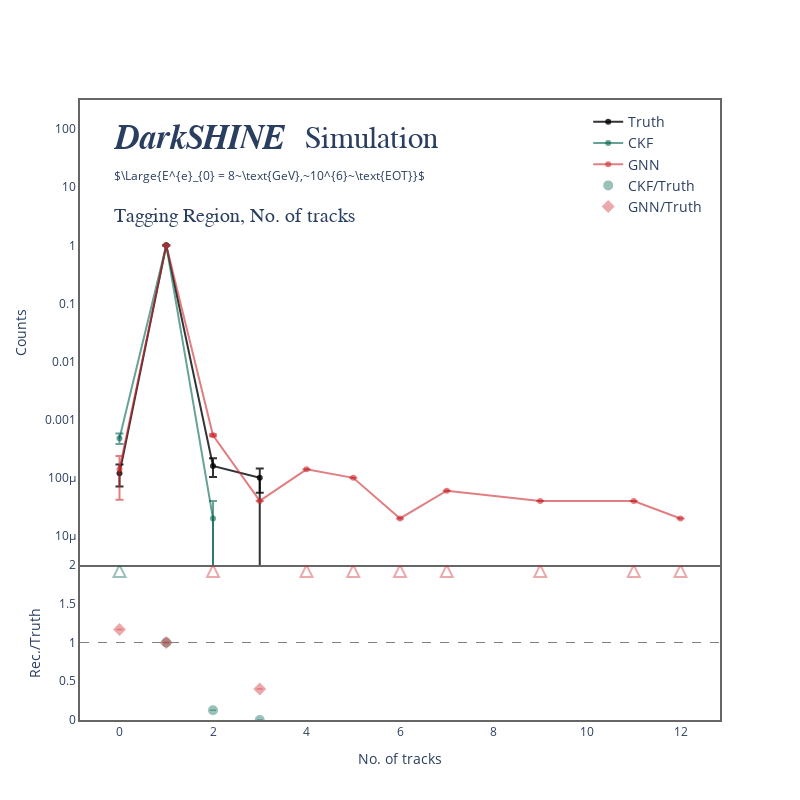
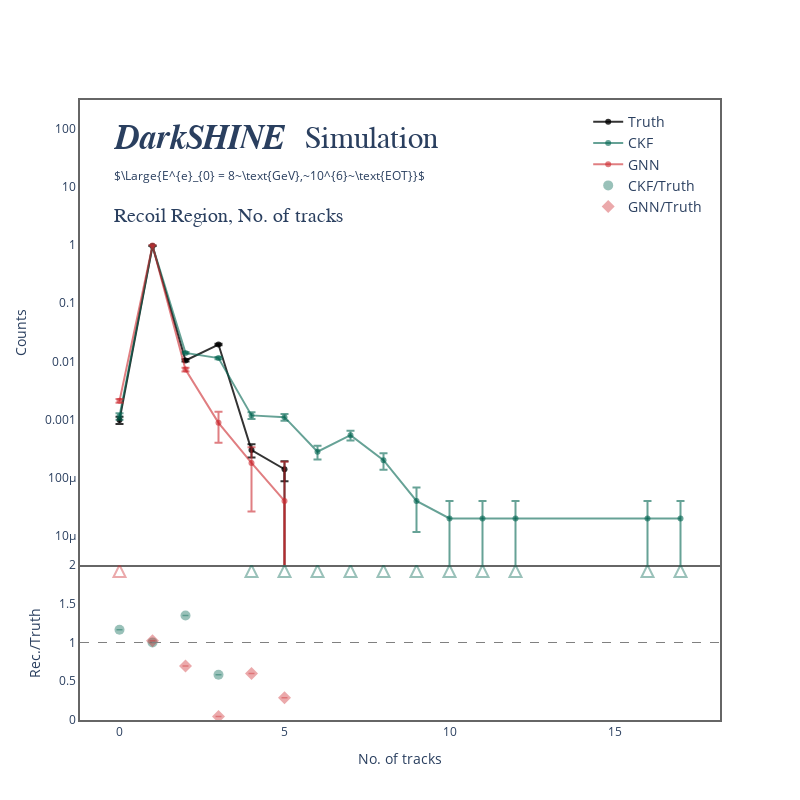
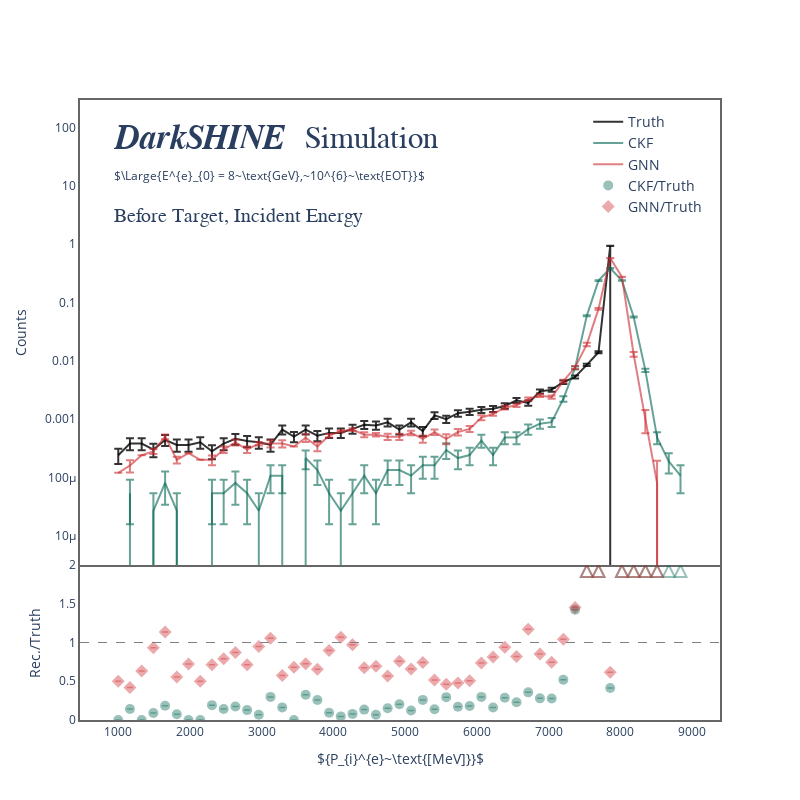
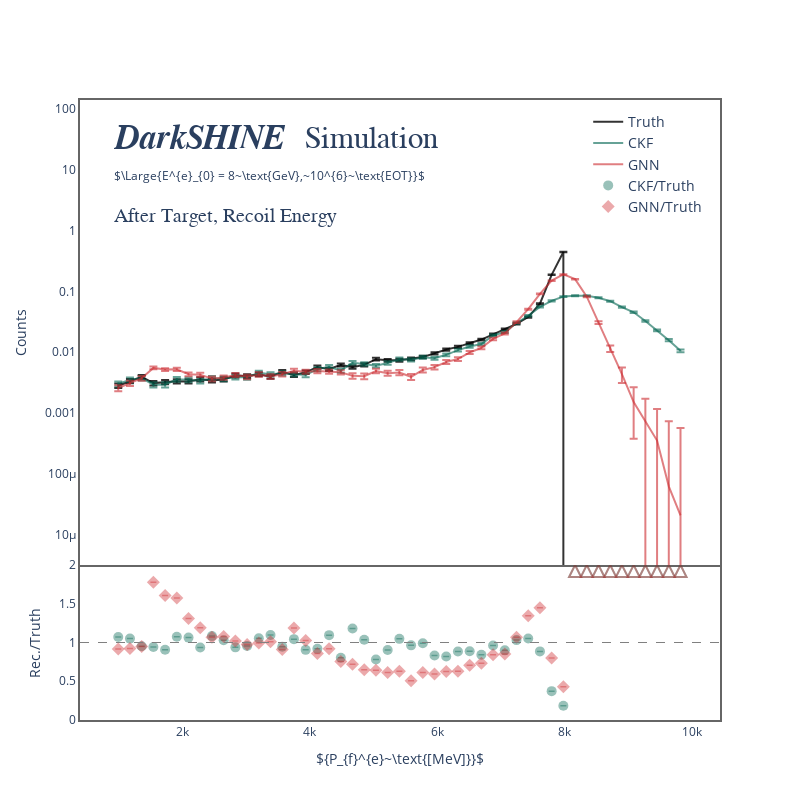

The code cell stored with these charts, in order, in its notebook:
### Code cell
for interest in interests:
    if interests[interest]['type'] in {'plain', 'difference'}:
        plot_comparison(
            x=interests[interest]["df"]["bin"],
            y0=interests[interest]["df"]["Truth"],
            y1=interests[interest]["df"]["CKF"],
            y2=interests[interest]["df"]["GNN"],
            x_label=interests[interest]["x_label"],
            annotation_text=interest,
            ratio_threshold=2.0,
            # log_y=False,
            save_name=interests[interest]["save_name"],
        )
    if interests[interest]['type'] in {'resolution'}:
        plot_comparison(
            x=interests[interest]["df"]["bin"],
            y0=None,
            y1=interests[interest]["df"]["CKF/Truth"],
            y2=interests[interest]["df"]["GNN/Truth"],
            x_label=interests[interest]["x_label"],
            annotation_text=interest,
            ratio_threshold=2.0,
            log_y=False,
            save_name=interests[interest]["save_name"],
            second_panel=False,
        )

### Figure 1 — Plotly figure (JSON) as saved in the notebook; plotly's stock layout.template omitted (floating-point values rounded to 4 significant figures)
{"data": [{"error_y": {"array": [4.899e-05, 0.004471, 5.657e-05, 4.472e-05, 0.0, 0.0, 0.0, 0.0, 0.0, 0.0, 0.0], "type": "data", "visible": true}, "line": {"color": "rgba(0,0,0,0.8)"}, "name": "Truth", "x": [0.0, 1.0, 2.0, 3.0, 4.0, 5.0, 6.0, 7.0, 9.0, 11.0, 12.0], "y": [0.00012, 0.9996, 0.00016, 0.0001, 0.0, 0.0, 0.0, 0.0, 0.0, 0.0, 0.0], "type": "scatter", "xaxis": "x", "yaxis": "y"}, {"error_y": {"array": [9.799e-05, 0.004471, 2e-05, 0.0, 0.0, 0.0, 0.0, 0.0, 0.0, 0.0, 0.0], "type": "data", "visible": true}, "fillcolor": "rgba(0,100,80,0.4)", "line": {"color": "rgba(0,100,80,0.6)"}, "name": "CKF", "x": [0.0, 1.0, 2.0, 3.0, 4.0, 5.0, 6.0, 7.0, 9.0, 11.0, 12.0], "y": [0.00048, 0.9995, 2e-05, 0.0, 0.0, 0.0, 0.0, 0.0, 0.0, 0.0, 0.0], "type": "scatter", "xaxis": "x", "yaxis": "y"}, {"error_y": {"array": [9.799e-05, 0.004471, 2e-05, 0.0, 0.0, 0.0, 0.0, 0.0, 0.0, 0.0, 0.0], "type": "data", "visible": true}, "fillcolor": "rgba(204,40,46,0.4)", "line": {"color": "rgba(204,40,46,0.6)"}, "name": "GNN", "x": [0.0, 1.0, 2.0, 3.0, 4.0, 5.0, 6.0, 7.0, 9.0, 11.0, 12.0], "y": [0.00014, 0.9989, 0.00054, 4e-05, 0.00014, 0.0001, 2e-05, 6e-05, 4e-05, 4e-05, 2e-05], "type": "scatter", "xaxis": "x", "yaxis": "y"}, {"error_y": {"array": [1.265e-07, 2.652e-06, null], "color": "rgba(0,100,80,0.4)", "thickness": 1.5, "type": "data", "width": 3}, "marker": {"color": "rgba(0,100,80,0.4)", "size": 10, "symbol": "circle"}, "mode": "markers", "name": "CKF/Truth", "x": [1.0, 2.0, 3.0], "y": [0.9999, 0.125, 0.0], "type": "scatter", "xaxis": "x2", "yaxis": "y2"}, {"error_y": {"array": [1.298e-05, 1.264e-07, 6.693e-06], "color": "rgba(204,40,46,0.4)", "thickness": 1.5, "type": "data", "width": 3}, "marker": {"color": "rgba(204,40,46,0.4)", "size": 10, "symbol": "diamond"}, "mode": "markers", "name": "GNN/Truth", "x": [0.0, 1.0, 3.0], "y": [1.167, 0.9992, 0.4], "type": "scatter", "xaxis": "x2", "yaxis": "y2"}, {"marker": {"color": "rgba(0,100,80,0.4)", "line": {"width": 2}, "size": 12, "symbol": "arrow-up-open"}, "mode": "markers", "name": "CKF/Truth >=2.0", "showlegend": false, "x": [0.0], "y": [2.0], "type": "scatter", "xaxis": "x2", "yaxis": "y2"}, {"marker": {"color": "rgba(204,40,46,0.4)", "line": {"width": 2}, "size": 12, "symbol": "arrow-up-open"}, "mode": "markers", "name": "GNN/Truth >=2.0", "showlegend": false, "x": [2.0, 4.0, 5.0, 6.0, 7.0, 9.0, 11.0, 12.0], "y": [2.0, 2.0, 2.0, 2.0, 2.0, 2.0, 2.0, 2.0], "type": "scatter", "xaxis": "x2", "yaxis": "y2"}], "layout": {"xaxis": {"anchor": "y", "domain": [0.0, 1.0], "matches": "x2", "showticklabels": false, "linecolor": "#666666", "gridcolor": "#d9d9d9", "zerolinecolor": "rgba(0,0,0,0)", "linewidth": 2, "showline": true, "showgrid": false, "mirror": true}, "yaxis": {"anchor": "x", "domain": [0.25, 1.0], "title": {"text": "Counts"}, "linecolor": "#666666", "zerolinecolor": "rgba(0,0,0,0)", "linewidth": 2, "mirror": true, "type": "log", "range": [-5.5, 2.5]}, "xaxis2": {"anchor": "y2", "domain": [0.0, 1.0], "title": {"text": "No. of tracks"}, "linecolor": "#666666", "gridcolor": "#d9d9d9", "zerolinecolor": "rgba(0,0,0,0)", "linewidth": 2, "showline": true, "showgrid": false, "mirror": false}, "yaxis2": {"anchor": "x2", "domain": [0.0, 0.25], "title": {"text": "Rec./Truth"}, "linecolor": "#666666", "zerolinecolor": "rgba(0,0,0,0)", "linewidth": 2, "mirror": true, "range": [0, 2.0]}, "shapes": [{"line": {"color": "grey", "dash": "dash", "width": 1}, "type": "line", "x0": 0, "x1": 1, "xref": "x2 domain", "y0": 1.0, "y1": 1.0, "yref": "y2"}], "annotations": [{"font": {"family": "Cambria", "size": 34}, "showarrow": false, "text": "<i><b>DarkSHINE<b><i>", "x": 0.05, "xref": "paper", "y": 0.97, "yref": "paper"}, {"font": {"family": "Cambria", "size": 31}, "showarrow": false, "text": "Simulation", "x": 0.455, "xref": "paper", "y": 0.9663, "yref": "paper"}, {"showarrow": false, "text": "$\\Large{E^{e}_{0} = 8~\\text{GeV},~10^{6}~\\text{EOT}}$", "x": 0.05, "xref": "paper", "y": 0.895, "yref": "paper"}, {"font": {"family": "Cambria", "size": 20}, "showarrow": false, "text": "Tagging Region, No. of tracks", "x": 0.05, "xref": "paper", "y": 0.833, "yref": "paper"}], "legend": {"font": {"size": 14}, "orientation": "v", "yanchor": "top", "y": 0.99, "xanchor": "right", "x": 0.98}, "width": 800, "height": 800, "paper_bgcolor": "rgba(0,0,0,0)", "plot_bgcolor": "rgba(0,0,0,0)"}}

### Figure 2 — Plotly figure (JSON) as saved in the notebook; plotly's stock layout.template omitted (floating-point values rounded to 4 significant figures)
{"data": [{"error_y": {"array": [0.00014, 0.004401, 0.0004561, 0.0006251, 7.746e-05, 5.292e-05, 0.0, 0.0, 0.0, 0.0, 0.0, 0.0, 0.0, 0.0, 0.0], "type": "data", "visible": true}, "line": {"color": "rgba(0,0,0,0.8)"}, "name": "Truth", "x": [0.0, 1.0, 2.0, 3.0, 4.0, 5.0, 6.0, 7.0, 8.0, 9.0, 10.0, 11.0, 12.0, 16.0, 17.0], "y": [0.00098, 0.9686, 0.0104, 0.01954, 0.0003, 0.00014, 0.0, 0.0, 0.0, 0.0, 0.0, 0.0, 0.0, 0.0, 0.0], "type": "scatter", "xaxis": "x", "yaxis": "y"}, {"error_y": {"array": [0.0001511, 0.004406, 0.00053, 0.0004783, 0.0001538, 0.0001485, 7.49e-05, 0.000104, 6.33e-05, 2.831e-05, 2.002e-05, 2.002e-05, 2.002e-05, 2.002e-05, 2.002e-05], "type": "data", "visible": true}, "fillcolor": "rgba(0,100,80,0.4)", "line": {"color": "rgba(0,100,80,0.6)"}, "name": "CKF", "x": [0.0, 1.0, 2.0, 3.0, 4.0, 5.0, 6.0, 7.0, 8.0, 9.0, 10.0, 11.0, 12.0, 16.0, 17.0], "y": [0.001141, 0.97, 0.01403, 0.01143, 0.001181, 0.001101, 0.0002802, 0.0005405, 0.0002002, 4.004e-05, 2.002e-05, 2.002e-05, 2.002e-05, 2.002e-05, 2.002e-05], "type": "scatter", "xaxis": "x", "yaxis": "y"}, {"error_y": {"array": [0.0001511, 0.004406, 0.00053, 0.0004783, 0.0001538, 0.0001485, 7.49e-05, 0.000104, 6.33e-05, 2.831e-05, 2.002e-05, 2.002e-05, 2.002e-05, 2.002e-05, 2.002e-05], "type": "data", "visible": true}, "fillcolor": "rgba(204,40,46,0.4)", "line": {"color": "rgba(204,40,46,0.6)"}, "name": "GNN", "x": [0.0, 1.0, 2.0, 3.0, 4.0, 5.0, 6.0, 7.0, 8.0, 9.0, 10.0, 11.0, 12.0, 16.0, 17.0], "y": [0.0021, 0.9896, 0.00724, 0.00088, 0.00018, 4e-05, 0.0, 0.0, 0.0, 0.0, 0.0, 0.0, 0.0, 0.0, 0.0], "type": "scatter", "xaxis": "x", "yaxis": "y"}, {"error_y": {"array": [4.538e-06, 1.287e-07, 1.562e-06, 6.166e-07], "color": "rgba(0,100,80,0.4)", "thickness": 1.5, "type": "data", "width": 3}, "marker": {"color": "rgba(0,100,80,0.4)", "size": 10, "symbol": "circle"}, "mode": "markers", "name": "CKF/Truth", "x": [0.0, 1.0, 2.0, 3.0], "y": [1.164, 1.001, 1.349, 0.585], "type": "scatter", "xaxis": "x2", "yaxis": "y2"}, {"error_y": {"array": [1.306e-07, 9.53e-07, 1.388e-07, 5.06e-06, 4.582e-06], "color": "rgba(204,40,46,0.4)", "thickness": 1.5, "type": "data", "width": 3}, "marker": {"color": "rgba(204,40,46,0.4)", "size": 10, "symbol": "diamond"}, "mode": "markers", "name": "GNN/Truth", "x": [1.0, 2.0, 3.0, 4.0, 5.0], "y": [1.022, 0.6962, 0.04504, 0.6, 0.2857], "type": "scatter", "xaxis": "x2", "yaxis": "y2"}, {"marker": {"color": "rgba(0,100,80,0.4)", "line": {"width": 2}, "size": 12, "symbol": "arrow-up-open"}, "mode": "markers", "name": "CKF/Truth >=2.0", "showlegend": false, "x": [4.0, 5.0, 6.0, 7.0, 8.0, 9.0, 10.0, 11.0, 12.0, 16.0, 17.0], "y": [2.0, 2.0, 2.0, 2.0, 2.0, 2.0, 2.0, 2.0, 2.0, 2.0, 2.0], "type": "scatter", "xaxis": "x2", "yaxis": "y2"}, {"marker": {"color": "rgba(204,40,46,0.4)", "line": {"width": 2}, "size": 12, "symbol": "arrow-up-open"}, "mode": "markers", "name": "GNN/Truth >=2.0", "showlegend": false, "x": [0.0], "y": [2.0], "type": "scatter", "xaxis": "x2", "yaxis": "y2"}], "layout": {"xaxis": {"anchor": "y", "domain": [0.0, 1.0], "matches": "x2", "showticklabels": false, "linecolor": "#666666", "gridcolor": "#d9d9d9", "zerolinecolor": "rgba(0,0,0,0)", "linewidth": 2, "showline": true, "showgrid": false, "mirror": true}, "yaxis": {"anchor": "x", "domain": [0.25, 1.0], "title": {"text": "Counts"}, "linecolor": "#666666", "zerolinecolor": "rgba(0,0,0,0)", "linewidth": 2, "mirror": true, "type": "log", "range": [-5.5, 2.495]}, "xaxis2": {"anchor": "y2", "domain": [0.0, 1.0], "title": {"text": "No. of tracks"}, "linecolor": "#666666", "gridcolor": "#d9d9d9", "zerolinecolor": "rgba(0,0,0,0)", "linewidth": 2, "showline": true, "showgrid": false, "mirror": false}, "yaxis2": {"anchor": "x2", "domain": [0.0, 0.25], "title": {"text": "Rec./Truth"}, "linecolor": "#666666", "zerolinecolor": "rgba(0,0,0,0)", "linewidth": 2, "mirror": true, "range": [0, 2.0]}, "shapes": [{"line": {"color": "grey", "dash": "dash", "width": 1}, "type": "line", "x0": 0, "x1": 1, "xref": "x2 domain", "y0": 1.0, "y1": 1.0, "yref": "y2"}], "annotations": [{"font": {"family": "Cambria", "size": 34}, "showarrow": false, "text": "<i><b>DarkSHINE<b><i>", "x": 0.05, "xref": "paper", "y": 0.97, "yref": "paper"}, {"font": {"family": "Cambria", "size": 31}, "showarrow": false, "text": "Simulation", "x": 0.455, "xref": "paper", "y": 0.9663, "yref": "paper"}, {"showarrow": false, "text": "$\\Large{E^{e}_{0} = 8~\\text{GeV},~10^{6}~\\text{EOT}}$", "x": 0.05, "xref": "paper", "y": 0.895, "yref": "paper"}, {"font": {"family": "Cambria", "size": 20}, "showarrow": false, "text": "Recoil Region, No. of tracks", "x": 0.05, "xref": "paper", "y": 0.833, "yref": "paper"}], "legend": {"font": {"size": 14}, "orientation": "v", "yanchor": "top", "y": 0.99, "xanchor": "right", "x": 0.98}, "width": 800, "height": 800, "paper_bgcolor": "rgba(0,0,0,0)", "plot_bgcolor": "rgba(0,0,0,0)"}}

### Figure 3 — Plotly figure (JSON) as saved in the notebook; plotly's stock layout.template omitted (floating-point values rounded to 4 significant figures)
{"data": [{"error_y": {"array": [6.945e-05, 8.739e-05, 8.739e-05, 7.765e-05, 9.404e-05, 8.506e-05, 8.506e-05, 8.966e-05, 7.502e-05, 8.739e-05, 9.615e-05, 9.188e-05, 8.966e-05, 8.506e-05, 0.0001152, 0.0001002, 0.0001152, 0.0001022, 0.000108, 0.000108, 0.0001169, 0.0001268, 0.0001252, 0.000133, 0.0001152, 0.000133, 0.0001116, 0.0001527, 0.0001418, 0.0001591, 0.0001641, 0.0001701, 0.0001736, 0.0001838, 0.0002054, 0.0001944, 0.0002447, 0.0002536, 0.0002933, 0.0003258, 0.0004133, 0.0005297, 0.004328, 0.0, 0.0, 0.0, 0.0, 0.0, 0.0], "type": "data", "visible": true}, "line": {"color": "rgba(0,0,0,0.8)"}, "name": "Truth", "x": [1000.0, 1163.0, 1327.0, 1490.0, 1653.0, 1816.0, 1980.0, 2143.0, 2306.0, 2469.0, 2633.0, 2796.0, 2959.0, 3122.0, 3286.0, 3449.0, 3612.0, 3776.0, 3939.0, 4102.0, 4265.0, 4429.0, 4592.0, 4755.0, 4918.0, 5082.0, 5245.0, 5408.0, 5571.0, 5735.0, 5898.0, 6061.0, 6224.0, 6388.0, 6551.0, 6714.0, 6878.0, 7041.0, 7204.0, 7367.0, 7531.0, 7694.0, 7857.0, 8020.0, 8184.0, 8347.0, 8510.0, 8673.0, 8837.0], "y": [0.0002406, 0.0003809, 0.0003809, 0.0003007, 0.0004411, 0.0003609, 0.0003609, 0.000401, 0.0002807, 0.0003809, 0.0004611, 0.000421, 0.000401, 0.0003609, 0.0006616, 0.0005012, 0.0006616, 0.0005213, 0.0005814, 0.0005814, 0.0006817, 0.000802, 0.0007819, 0.0008822, 0.0006616, 0.0008822, 0.0006215, 0.001163, 0.001002, 0.001263, 0.001343, 0.001444, 0.001504, 0.001684, 0.002105, 0.001885, 0.002987, 0.003208, 0.004291, 0.005293, 0.008521, 0.01399, 0.9343, 0.0, 0.0, 0.0, 0.0, 0.0, 0.0], "type": "scatter", "xaxis": "x", "yaxis": "y"}, {"error_y": {"array": [0.0, 3.804e-05, 0.0, 2.69e-05, 4.659e-05, 2.69e-05, 0.0, 0.0, 3.804e-05, 3.804e-05, 4.659e-05, 3.804e-05, 2.69e-05, 5.38e-05, 5.38e-05, 0.0, 7.608e-05, 6.014e-05, 3.804e-05, 2.69e-05, 3.804e-05, 5.38e-05, 3.804e-05, 6.014e-05, 6.014e-05, 5.38e-05, 6.589e-05, 6.589e-05, 8.921e-05, 7.608e-05, 8.069e-05, 0.0001076, 8.069e-05, 0.0001141, 0.0001141, 0.0001345, 0.0001498, 0.0001545, 0.000245, 0.0004501, 0.001262, 0.002523, 0.003224, 0.002526, 0.001231, 0.0004295, 0.0001141, 7.116e-05, 5.38e-05], "type": "data", "visible": true}, "fillcolor": "rgba(0,100,80,0.4)", "line": {"color": "rgba(0,100,80,0.6)"}, "name": "CKF", "x": [1000.0, 1163.0, 1327.0, 1490.0, 1653.0, 1816.0, 1980.0, 2143.0, 2306.0, 2469.0, 2633.0, 2796.0, 2959.0, 3122.0, 3286.0, 3449.0, 3612.0, 3776.0, 3939.0, 4102.0, 4265.0, 4429.0, 4592.0, 4755.0, 4918.0, 5082.0, 5245.0, 5408.0, 5571.0, 5735.0, 5898.0, 6061.0, 6224.0, 6388.0, 6551.0, 6714.0, 6878.0, 7041.0, 7204.0, 7367.0, 7531.0, 7694.0, 7857.0, 8020.0, 8184.0, 8347.0, 8510.0, 8673.0, 8837.0], "y": [0.0, 5.38e-05, 0.0, 2.69e-05, 8.069e-05, 2.69e-05, 0.0, 0.0, 5.38e-05, 5.38e-05, 8.069e-05, 5.38e-05, 2.69e-05, 0.0001076, 0.0001076, 0.0, 0.0002152, 0.0001345, 5.38e-05, 2.69e-05, 5.38e-05, 0.0001076, 5.38e-05, 0.0001345, 0.0001345, 0.0001076, 0.0001614, 0.0001614, 0.0002959, 0.0002152, 0.0002421, 0.0004304, 0.0002421, 0.0004842, 0.0004842, 0.0006724, 0.0008338, 0.0008876, 0.002233, 0.007531, 0.0592, 0.2367, 0.3864, 0.2372, 0.05635, 0.006859, 0.0004842, 0.0001883, 0.0001076], "type": "scatter", "xaxis": "x", "yaxis": "y"}, {"error_y": {"array": [0.0, 3.804e-05, 0.0, 2.69e-05, 4.659e-05, 2.69e-05, 0.0, 0.0, 3.804e-05, 3.804e-05, 4.659e-05, 3.804e-05, 2.69e-05, 5.38e-05, 5.38e-05, 0.0, 7.608e-05, 6.014e-05, 3.804e-05, 2.69e-05, 3.804e-05, 5.38e-05, 3.804e-05, 6.014e-05, 6.014e-05, 5.38e-05, 6.589e-05, 6.589e-05, 8.921e-05, 7.608e-05, 8.069e-05, 0.0001076, 8.069e-05, 0.0001141, 0.0001141, 0.0001345, 0.0001498, 0.0001545, 0.000245, 0.0004501, 0.001262, 0.002523, 0.003224, 0.002526, 0.001231, 0.0004295, 0.0001141, 7.116e-05, 5.38e-05], "type": "data", "visible": true}, "fillcolor": "rgba(204,40,46,0.4)", "line": {"color": "rgba(204,40,46,0.6)"}, "name": "GNN", "x": [1000.0, 1163.0, 1327.0, 1490.0, 1653.0, 1816.0, 1980.0, 2143.0, 2306.0, 2469.0, 2633.0, 2796.0, 2959.0, 3122.0, 3286.0, 3449.0, 3612.0, 3776.0, 3939.0, 4102.0, 4265.0, 4429.0, 4592.0, 4755.0, 4918.0, 5082.0, 5245.0, 5408.0, 5571.0, 5735.0, 5898.0, 6061.0, 6224.0, 6388.0, 6551.0, 6714.0, 6878.0, 7041.0, 7204.0, 7367.0, 7531.0, 7694.0, 7857.0, 8020.0, 8184.0, 8347.0, 8510.0, 8673.0, 8837.0], "y": [0.0001203, 0.0001604, 0.0002405, 0.0002806, 0.0005011, 0.0002004, 0.0002606, 0.0002004, 0.0002004, 0.0003007, 0.0004009, 0.0003007, 0.0003809, 0.0003809, 0.0003809, 0.0003408, 0.0004811, 0.0003408, 0.0005212, 0.0006214, 0.0006615, 0.0005412, 0.0005412, 0.0005011, 0.0005011, 0.0005813, 0.000461, 0.0006013, 0.000461, 0.0006013, 0.0006815, 0.001062, 0.001223, 0.001584, 0.001724, 0.002205, 0.002546, 0.002385, 0.00447, 0.007677, 0.0191, 0.07767, 0.5768, 0.2748, 0.01295, 0.001002, 8.018e-05, 0.0, 0.0], "type": "scatter", "xaxis": "x", "yaxis": "y"}, {"error_y": {"array": [null, 2.763e-06, null, 2.45e-06, 2.947e-06, 2.035e-06, null, null, 3.787e-06, 2.763e-06, 2.814e-06, 2.494e-06, 1.829e-06, 4.25e-06, 2.259e-06, null, 3.295e-06, 3.265e-06, 1.793e-06, 1.256e-06, 1.525e-06, 1.854e-06, 1.327e-06, 1.891e-06, 2.546e-06, 1.681e-06, 3.001e-06, 1.567e-06, 2.536e-06, 1.676e-06, 1.675e-06, 2.125e-06, 1.491e-06, 1.928e-06, 1.526e-06, 2.056e-06, 1.424e-06, 1.368e-06, 1.694e-06, 2.883e-06, 1.004e-07], "color": "rgba(0,100,80,0.4)", "thickness": 1.5, "type": "data", "width": 3}, "marker": {"color": "rgba(0,100,80,0.4)", "size": 10, "symbol": "circle"}, "mode": "markers", "name": "CKF/Truth", "x": [1000.0, 1163.0, 1327.0, 1490.0, 1653.0, 1816.0, 1980.0, 2143.0, 2306.0, 2469.0, 2633.0, 2796.0, 2959.0, 3122.0, 3286.0, 3449.0, 3612.0, 3776.0, 3939.0, 4102.0, 4265.0, 4429.0, 4592.0, 4755.0, 4918.0, 5082.0, 5245.0, 5408.0, 5571.0, 5735.0, 5898.0, 6061.0, 6224.0, 6388.0, 6551.0, 6714.0, 6878.0, 7041.0, 7204.0, 7367.0, 7857.0], "y": [0.0, 0.1412, 0.0, 0.08944, 0.1829, 0.07453, 0.0, 0.0, 0.1917, 0.1412, 0.175, 0.1278, 0.06708, 0.2981, 0.1626, 0.0, 0.3252, 0.258, 0.09252, 0.04626, 0.07892, 0.1342, 0.0688, 0.1525, 0.2033, 0.122, 0.2597, 0.1388, 0.2951, 0.1704, 0.1802, 0.2981, 0.161, 0.2875, 0.23, 0.3568, 0.2791, 0.2767, 0.5203, 1.423, 0.4135], "type": "scatter", "xaxis": "x2", "yaxis": "y2"}, {"error_y": {"array": [5.01e-06, 3.557e-06, 4.668e-06, 6.952e-06, 6.658e-06, 4.391e-06, 5.269e-06, 3.881e-06, 5.927e-06, 5.465e-06, 5.329e-06, 4.84e-06, 6.1e-06, 6.959e-06, 3.323e-06, 4.284e-06, 3.91e-06, 4.087e-06, 4.853e-06, 5.535e-06, 4.754e-06, 3.37e-06, 3.474e-06, 2.852e-06, 4.026e-06, 3.16e-06, 4.092e-06, 2.331e-06, 2.323e-06, 2.117e-06, 2.142e-06, 2.67e-06, 2.811e-06, 2.954e-06, 2.387e-06, 3.294e-06, 2.063e-06, 1.804e-06, 1.999e-06, 2.326e-06, 9.279e-08], "color": "rgba(204,40,46,0.4)", "thickness": 1.5, "type": "data", "width": 3}, "marker": {"color": "rgba(204,40,46,0.4)", "size": 10, "symbol": "diamond"}, "mode": "markers", "name": "GNN/Truth", "x": [1000.0, 1163.0, 1327.0, 1490.0, 1653.0, 1816.0, 1980.0, 2143.0, 2306.0, 2469.0, 2633.0, 2796.0, 2959.0, 3122.0, 3286.0, 3449.0, 3612.0, 3776.0, 3939.0, 4102.0, 4265.0, 4429.0, 4592.0, 4755.0, 4918.0, 5082.0, 5245.0, 5408.0, 5571.0, 5735.0, 5898.0, 6061.0, 6224.0, 6388.0, 6551.0, 6714.0, 6878.0, 7041.0, 7204.0, 7367.0, 7857.0], "y": [0.4999, 0.421, 0.6314, 0.9331, 1.136, 0.5554, 0.7221, 0.4999, 0.7141, 0.7893, 0.8694, 0.7141, 0.9498, 1.055, 0.5756, 0.6799, 0.7271, 0.6537, 0.8964, 1.069, 0.9704, 0.6749, 0.6922, 0.5681, 0.7574, 0.6589, 0.7418, 0.5171, 0.4599, 0.4761, 0.5074, 0.7359, 0.8132, 0.9403, 0.8189, 1.17, 0.8522, 0.7436, 1.042, 1.45, 0.6174], "type": "scatter", "xaxis": "x2", "yaxis": "y2"}, {"marker": {"color": "rgba(0,100,80,0.4)", "line": {"width": 2}, "size": 12, "symbol": "arrow-up-open"}, "mode": "markers", "name": "CKF/Truth >=2.0", "showlegend": false, "x": [7531.0, 7694.0, 8020.0, 8184.0, 8347.0, 8510.0, 8673.0, 8837.0], "y": [2.0, 2.0, 2.0, 2.0, 2.0, 2.0, 2.0, 2.0], "type": "scatter", "xaxis": "x2", "yaxis": "y2"}, {"marker": {"color": "rgba(204,40,46,0.4)", "line": {"width": 2}, "size": 12, "symbol": "arrow-up-open"}, "mode": "markers", "name": "GNN/Truth >=2.0", "showlegend": false, "x": [7531.0, 7694.0, 8020.0, 8184.0, 8347.0, 8510.0], "y": [2.0, 2.0, 2.0, 2.0, 2.0, 2.0], "type": "scatter", "xaxis": "x2", "yaxis": "y2"}], "layout": {"xaxis": {"anchor": "y", "domain": [0.0, 1.0], "matches": "x2", "showticklabels": false, "linecolor": "#666666", "gridcolor": "#d9d9d9", "zerolinecolor": "rgba(0,0,0,0)", "linewidth": 2, "showline": true, "showgrid": false, "mirror": true}, "yaxis": {"anchor": "x", "domain": [0.25, 1.0], "title": {"text": "Counts"}, "linecolor": "#666666", "zerolinecolor": "rgba(0,0,0,0)", "linewidth": 2, "mirror": true, "type": "log", "range": [-5.5, 2.47]}, "xaxis2": {"anchor": "y2", "domain": [0.0, 1.0], "title": {"text": "${P_{i}^{e}~\\text{[MeV]}}$"}, "linecolor": "#666666", "gridcolor": "#d9d9d9", "zerolinecolor": "rgba(0,0,0,0)", "linewidth": 2, "showline": true, "showgrid": false, "mirror": false}, "yaxis2": {"anchor": "x2", "domain": [0.0, 0.25], "title": {"text": "Rec./Truth"}, "linecolor": "#666666", "zerolinecolor": "rgba(0,0,0,0)", "linewidth": 2, "mirror": true, "range": [0, 2.0]}, "shapes": [{"line": {"color": "grey", "dash": "dash", "width": 1}, "type": "line", "x0": 0, "x1": 1, "xref": "x2 domain", "y0": 1.0, "y1": 1.0, "yref": "y2"}], "annotations": [{"font": {"family": "Cambria", "size": 34}, "showarrow": false, "text": "<i><b>DarkSHINE<b><i>", "x": 0.05, "xref": "paper", "y": 0.97, "yref": "paper"}, {"font": {"family": "Cambria", "size": 31}, "showarrow": false, "text": "Simulation", "x": 0.455, "xref": "paper", "y": 0.9663, "yref": "paper"}, {"showarrow": false, "text": "$\\Large{E^{e}_{0} = 8~\\text{GeV},~10^{6}~\\text{EOT}}$", "x": 0.05, "xref": "paper", "y": 0.895, "yref": "paper"}, {"font": {"family": "Cambria", "size": 20}, "showarrow": false, "text": "Before Target, Incident Energy", "x": 0.05, "xref": "paper", "y": 0.833, "yref": "paper"}], "legend": {"font": {"size": 14}, "orientation": "v", "yanchor": "top", "y": 0.99, "xanchor": "right", "x": 0.98}, "width": 800, "height": 800, "paper_bgcolor": "rgba(0,0,0,0)", "plot_bgcolor": "rgba(0,0,0,0)"}}

### Figure 4 — Plotly figure (JSON) as saved in the notebook; plotly's stock layout.template omitted (floating-point values rounded to 4 significant figures)
{"data": [{"error_y": {"array": [0.0002426, 0.0002651, 0.0002873, 0.0002549, 0.00026, 0.0002642, 0.0002634, 0.000274, 0.0002683, 0.0002732, 0.0002949, 0.0002911, 0.0003015, 0.0002881, 0.0003164, 0.0002963, 0.0003129, 0.0003462, 0.0003313, 0.0003599, 0.000345, 0.0003605, 0.0004009, 0.0003926, 0.0003931, 0.0004031, 0.000418, 0.000448, 0.000481, 0.0005064, 0.000542, 0.0005815, 0.0006414, 0.0007075, 0.0007832, 0.0008907, 0.001148, 0.001982, 0.003052, 0.0, 0.0, 0.0, 0.0, 0.0, 0.0, 0.0, 0.0, 0.0, 0.0], "type": "data", "visible": true}, "line": {"color": "rgba(0,0,0,0.8)"}, "name": "Truth", "x": [1000.0, 1184.0, 1367.0, 1551.0, 1735.0, 1918.0, 2102.0, 2286.0, 2469.0, 2653.0, 2837.0, 3020.0, 3204.0, 3388.0, 3571.0, 3755.0, 3939.0, 4122.0, 4306.0, 4490.0, 4673.0, 4857.0, 5041.0, 5224.0, 5408.0, 5592.0, 5776.0, 5959.0, 6143.0, 6327.0, 6510.0, 6694.0, 6878.0, 7061.0, 7245.0, 7429.0, 7612.0, 7796.0, 7980.0, 8163.0, 8347.0, 8531.0, 8714.0, 8898.0, 9082.0, 9265.0, 9449.0, 9633.0, 9816.0], "y": [0.002808, 0.003353, 0.003939, 0.003101, 0.003227, 0.003332, 0.003311, 0.003583, 0.003436, 0.003562, 0.004149, 0.004044, 0.004338, 0.00396, 0.004778, 0.004191, 0.004673, 0.005721, 0.005239, 0.006182, 0.005679, 0.006202, 0.007669, 0.007355, 0.007376, 0.007753, 0.00834, 0.009576, 0.01104, 0.01224, 0.01402, 0.01613, 0.01963, 0.02389, 0.02927, 0.03786, 0.06288, 0.1875, 0.4446, 0.0, 0.0, 0.0, 0.0, 0.0, 0.0, 0.0, 0.0, 0.0, 0.0], "type": "scatter", "xaxis": "x", "yaxis": "y"}, {"error_y": {"array": [0.0002923, 0.0003162, 0.0003262, 0.0002881, 0.0002881, 0.0003187, 0.0003162, 0.0003084, 0.000325, 0.0003225, 0.0003323, 0.0003311, 0.0003603, 0.0003512, 0.000358, 0.0003523, 0.0003466, 0.0003862, 0.0004035, 0.0003756, 0.0004362, 0.0004268, 0.0004124, 0.0004343, 0.0004683, 0.0004604, 0.0004843, 0.0004759, 0.0005071, 0.0005542, 0.0005942, 0.0006214, 0.0007322, 0.0007807, 0.0009257, 0.001063, 0.001257, 0.001408, 0.001527, 0.001553, 0.001549, 0.001493, 0.0014, 0.001252, 0.001135, 0.0009616, 0.0008066, 0.0006695, 0.0005469], "type": "data", "visible": true}, "fillcolor": "rgba(0,100,80,0.4)", "line": {"color": "rgba(0,100,80,0.6)"}, "name": "CKF", "x": [1000.0, 1184.0, 1367.0, 1551.0, 1735.0, 1918.0, 2102.0, 2286.0, 2469.0, 2653.0, 2837.0, 3020.0, 3204.0, 3388.0, 3571.0, 3755.0, 3939.0, 4122.0, 4306.0, 4490.0, 4673.0, 4857.0, 5041.0, 5224.0, 5408.0, 5592.0, 5776.0, 5959.0, 6143.0, 6327.0, 6510.0, 6694.0, 6878.0, 7061.0, 7245.0, 7429.0, 7612.0, 7796.0, 7980.0, 8163.0, 8347.0, 8531.0, 8714.0, 8898.0, 9082.0, 9265.0, 9449.0, 9633.0, 9816.0], "y": [0.00301, 0.003521, 0.003748, 0.002924, 0.002924, 0.003577, 0.003521, 0.00335, 0.003719, 0.003663, 0.00389, 0.003861, 0.004571, 0.004344, 0.004514, 0.004372, 0.00423, 0.005253, 0.005735, 0.004969, 0.006701, 0.006417, 0.005991, 0.006644, 0.007723, 0.007467, 0.008262, 0.007978, 0.009057, 0.01082, 0.01244, 0.0136, 0.01888, 0.02146, 0.03018, 0.03978, 0.05568, 0.06984, 0.08208, 0.08489, 0.08452, 0.07853, 0.06902, 0.05517, 0.04537, 0.03257, 0.02291, 0.01579, 0.01053], "type": "scatter", "xaxis": "x", "yaxis": "y"}, {"error_y": {"array": [0.0002923, 0.0003162, 0.0003262, 0.0002881, 0.0002881, 0.0003187, 0.0003162, 0.0003084, 0.000325, 0.0003225, 0.0003323, 0.0003311, 0.0003603, 0.0003512, 0.000358, 0.0003523, 0.0003466, 0.0003862, 0.0004035, 0.0003756, 0.0004362, 0.0004268, 0.0004124, 0.0004343, 0.0004683, 0.0004604, 0.0004843, 0.0004759, 0.0005071, 0.0005542, 0.0005942, 0.0006214, 0.0007322, 0.0007807, 0.0009257, 0.001063, 0.001257, 0.001408, 0.001527, 0.001553, 0.001549, 0.001493, 0.0014, 0.001252, 0.001135, 0.0009616, 0.0008066, 0.0006695, 0.0005469], "type": "data", "visible": true}, "fillcolor": "rgba(204,40,46,0.4)", "line": {"color": "rgba(204,40,46,0.6)"}, "name": "GNN", "x": [1000.0, 1184.0, 1367.0, 1551.0, 1735.0, 1918.0, 2102.0, 2286.0, 2469.0, 2653.0, 2837.0, 3020.0, 3204.0, 3388.0, 3571.0, 3755.0, 3939.0, 4122.0, 4306.0, 4490.0, 4673.0, 4857.0, 5041.0, 5224.0, 5408.0, 5592.0, 5776.0, 5959.0, 6143.0, 6327.0, 6510.0, 6694.0, 6878.0, 7061.0, 7245.0, 7429.0, 7612.0, 7796.0, 7980.0, 8163.0, 8347.0, 8531.0, 8714.0, 8898.0, 9082.0, 9265.0, 9449.0, 9633.0, 9816.0], "y": [0.00257, 0.003088, 0.003731, 0.005513, 0.005181, 0.005244, 0.004332, 0.004269, 0.003668, 0.003834, 0.004228, 0.003938, 0.004311, 0.004, 0.004352, 0.004974, 0.004788, 0.004912, 0.004808, 0.004663, 0.004083, 0.004021, 0.004912, 0.004518, 0.004642, 0.003938, 0.005098, 0.005679, 0.006902, 0.00771, 0.009907, 0.01179, 0.01652, 0.02035, 0.03125, 0.0509, 0.09103, 0.1502, 0.1902, 0.1589, 0.08184, 0.03069, 0.01146, 0.004373, 0.001513, 0.0007461, 0.0003523, 6.218e-05, 2.073e-05], "type": "scatter", "xaxis": "x", "yaxis": "y"}, {"error_y": {"array": [3.536e-06, 3.193e-06, 2.764e-06, 3.098e-06, 2.961e-06, 3.25e-06, 3.239e-06, 2.867e-06, 3.216e-06, 3.056e-06, 2.669e-06, 2.734e-06, 2.814e-06, 3.022e-06, 2.499e-06, 2.844e-06, 2.459e-06, 2.243e-06, 2.625e-06, 1.984e-06, 2.648e-06, 2.325e-06, 1.75e-06, 1.957e-06, 2.149e-06, 1.986e-06, 1.95e-06, 1.63e-06, 1.503e-06, 1.497e-06, 1.402e-06, 1.265e-06, 1.247e-06, 1.083e-06, 1.068e-06, 9.503e-07, 6.61e-07, 2.286e-07, 1.01e-07], "color": "rgba(0,100,80,0.4)", "thickness": 1.5, "type": "data", "width": 3}, "marker": {"color": "rgba(0,100,80,0.4)", "size": 10, "symbol": "circle"}, "mode": "markers", "name": "CKF/Truth", "x": [1000.0, 1184.0, 1367.0, 1551.0, 1735.0, 1918.0, 2102.0, 2286.0, 2469.0, 2653.0, 2837.0, 3020.0, 3204.0, 3388.0, 3571.0, 3755.0, 3939.0, 4122.0, 4306.0, 4490.0, 4673.0, 4857.0, 5041.0, 5224.0, 5408.0, 5592.0, 5776.0, 5959.0, 6143.0, 6327.0, 6510.0, 6694.0, 6878.0, 7061.0, 7245.0, 7429.0, 7612.0, 7796.0, 7980.0], "y": [1.072, 1.05, 0.9514, 0.943, 0.9062, 1.074, 1.063, 0.935, 1.082, 1.028, 0.9375, 0.9548, 1.054, 1.097, 0.9449, 1.043, 0.9053, 0.9182, 1.095, 0.8038, 1.18, 1.035, 0.7811, 0.9033, 1.047, 0.9631, 0.9907, 0.8331, 0.8202, 0.884, 0.8871, 0.8429, 0.9616, 0.8986, 1.031, 1.051, 0.8854, 0.3725, 0.1846], "type": "scatter", "xaxis": "x2", "yaxis": "y2"}, {"error_y": {"array": [2.376e-06, 2.185e-06, 2.058e-06, 3.805e-06, 3.432e-06, 3.323e-06, 2.877e-06, 2.57e-06, 2.412e-06, 2.384e-06, 2.119e-06, 2.074e-06, 2.033e-06, 2.154e-06, 1.815e-06, 2.369e-06, 2.005e-06, 1.588e-06, 1.743e-06, 1.39e-06, 1.402e-06, 1.247e-06, 1.112e-06, 1.103e-06, 1.12e-06, 9.43e-07, 1.032e-06, 9.43e-07, 9.106e-07, 8.699e-07, 8.812e-07, 8.414e-07, 8.445e-07, 7.727e-07, 8.264e-07, 8.69e-07, 7.152e-07, 2.637e-07, 1.111e-07], "color": "rgba(204,40,46,0.4)", "thickness": 1.5, "type": "data", "width": 3}, "marker": {"color": "rgba(204,40,46,0.4)", "size": 10, "symbol": "diamond"}, "mode": "markers", "name": "GNN/Truth", "x": [1000.0, 1184.0, 1367.0, 1551.0, 1735.0, 1918.0, 2102.0, 2286.0, 2469.0, 2653.0, 2837.0, 3020.0, 3204.0, 3388.0, 3571.0, 3755.0, 3939.0, 4122.0, 4306.0, 4490.0, 4673.0, 4857.0, 5041.0, 5224.0, 5408.0, 5592.0, 5776.0, 5959.0, 6143.0, 6327.0, 6510.0, 6694.0, 6878.0, 7061.0, 7245.0, 7429.0, 7612.0, 7796.0, 7980.0], "y": [0.9153, 0.9211, 0.947, 1.778, 1.606, 1.574, 1.308, 1.192, 1.067, 1.076, 1.019, 0.9737, 0.9939, 1.01, 0.911, 1.187, 1.025, 0.8586, 0.9179, 0.7544, 0.719, 0.6482, 0.6405, 0.6143, 0.6294, 0.5079, 0.6113, 0.593, 0.625, 0.63, 0.7067, 0.7309, 0.8413, 0.852, 1.068, 1.344, 1.448, 0.8012, 0.4277], "type": "scatter", "xaxis": "x2", "yaxis": "y2"}, {"marker": {"color": "rgba(0,100,80,0.4)", "line": {"width": 2}, "size": 12, "symbol": "arrow-up-open"}, "mode": "markers", "name": "CKF/Truth >=2.0", "showlegend": false, "x": [8163.0, 8347.0, 8531.0, 8714.0, 8898.0, 9082.0, 9265.0, 9449.0, 9633.0, 9816.0], "y": [2.0, 2.0, 2.0, 2.0, 2.0, 2.0, 2.0, 2.0, 2.0, 2.0], "type": "scatter", "xaxis": "x2", "yaxis": "y2"}, {"marker": {"color": "rgba(204,40,46,0.4)", "line": {"width": 2}, "size": 12, "symbol": "arrow-up-open"}, "mode": "markers", "name": "GNN/Truth >=2.0", "showlegend": false, "x": [8163.0, 8347.0, 8531.0, 8714.0, 8898.0, 9082.0, 9265.0, 9449.0, 9633.0, 9816.0], "y": [2.0, 2.0, 2.0, 2.0, 2.0, 2.0, 2.0, 2.0, 2.0, 2.0], "type": "scatter", "xaxis": "x2", "yaxis": "y2"}], "layout": {"xaxis": {"anchor": "y", "domain": [0.0, 1.0], "matches": "x2", "showticklabels": false, "linecolor": "#666666", "gridcolor": "#d9d9d9", "zerolinecolor": "rgba(0,0,0,0)", "linewidth": 2, "showline": true, "showgrid": false, "mirror": true}, "yaxis": {"anchor": "x", "domain": [0.25, 1.0], "title": {"text": "Counts"}, "linecolor": "#666666", "zerolinecolor": "rgba(0,0,0,0)", "linewidth": 2, "mirror": true, "type": "log", "range": [-5.5, 2.148]}, "xaxis2": {"anchor": "y2", "domain": [0.0, 1.0], "title": {"text": "${P_{f}^{e}~\\text{[MeV]}}$"}, "linecolor": "#666666", "gridcolor": "#d9d9d9", "zerolinecolor": "rgba(0,0,0,0)", "linewidth": 2, "showline": true, "showgrid": false, "mirror": false}, "yaxis2": {"anchor": "x2", "domain": [0.0, 0.25], "title": {"text": "Rec./Truth"}, "linecolor": "#666666", "zerolinecolor": "rgba(0,0,0,0)", "linewidth": 2, "mirror": true, "range": [0, 2.0]}, "shapes": [{"line": {"color": "grey", "dash": "dash", "width": 1}, "type": "line", "x0": 0, "x1": 1, "xref": "x2 domain", "y0": 1.0, "y1": 1.0, "yref": "y2"}], "annotations": [{"font": {"family": "Cambria", "size": 34}, "showarrow": false, "text": "<i><b>DarkSHINE<b><i>", "x": 0.05, "xref": "paper", "y": 0.97, "yref": "paper"}, {"font": {"family": "Cambria", "size": 31}, "showarrow": false, "text": "Simulation", "x": 0.455, "xref": "paper", "y": 0.9663, "yref": "paper"}, {"showarrow": false, "text": "$\\Large{E^{e}_{0} = 8~\\text{GeV},~10^{6}~\\text{EOT}}$", "x": 0.05, "xref": "paper", "y": 0.895, "yref": "paper"}, {"font": {"family": "Cambria", "size": 20}, "showarrow": false, "text": "After Target, Recoil Energy", "x": 0.05, "xref": "paper", "y": 0.833, "yref": "paper"}], "legend": {"font": {"size": 14}, "orientation": "v", "yanchor": "top", "y": 0.99, "xanchor": "right", "x": 0.98}, "width": 800, "height": 800, "paper_bgcolor": "rgba(0,0,0,0)", "plot_bgcolor": "rgba(0,0,0,0)"}}
